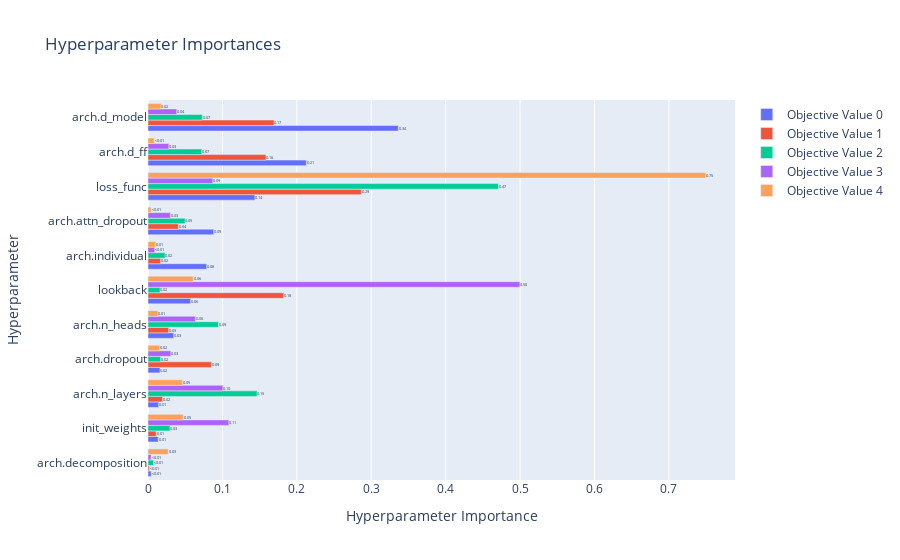

The code cell stored with this chart in its notebook:
### Code cell
# Skip the cells that are unnecesary as diagram plots or data update
train_nb = filter_nb(config.train_nb, ['skip'])

obj = create_objective(config.train_nb, config.search_space, 
                       extra_params=config.extra_params, use_wandb=True)
study = run_optuna_study(obj, study_type='bayesian', direction=val_metrics.get_study_directions(), path='./tmp',
                 study_name=config.study_name, n_trials=config.n_trials)

### Figure 1 — Plotly figure (JSON) as saved in the notebook; plotly's stock layout.template omitted (floating-point values rounded to 4 significant figures)
{"data": [{"cliponaxis": false, "hovertemplate": ["arch.decomposition (CategoricalDistribution): 0.004307372055927591<extra></extra>", "init_weights (CategoricalDistribution): 0.013675970076049091<extra></extra>", "arch.n_layers (IntUniformDistribution): 0.014330159142638091<extra></extra>", "arch.dropout (DiscreteUniformDistribution): 0.01613874214543264<extra></extra>", "arch.n_heads (CategoricalDistribution): 0.034505033703633496<extra></extra>", "lookback (CategoricalDistribution): 0.057226425605061824<extra></extra>", "arch.individual (CategoricalDistribution): 0.0788097577227416<extra></extra>", "arch.attn_dropout (DiscreteUniformDistribution): 0.08826027903179758<extra></extra>", "loss_func (CategoricalDistribution): 0.1436610948852547<extra></extra>", "arch.d_ff (IntUniformDistribution): 0.2127872409399423<extra></extra>", "arch.d_model (IntUniformDistribution): 0.33629792469152114<extra></extra>"], "name": "Objective Value 0", "orientation": "h", "text": ["<0.01", "0.01", "0.01", "0.02", "0.03", "0.06", "0.08", "0.09", "0.14", "0.21", "0.34"], "textposition": "outside", "type": "bar", "x": [0.004307, 0.01368, 0.01433, 0.01614, 0.03451, 0.05723, 0.07881, 0.08826, 0.1437, 0.2128, 0.3363], "y": ["arch.decomposition", "init_weights", "arch.n_layers", "arch.dropout", "arch.n_heads", "lookback", "arch.individual", "arch.attn_dropout", "loss_func", "arch.d_ff", "arch.d_model"]}, {"cliponaxis": false, "hovertemplate": ["arch.decomposition (CategoricalDistribution): 0.0018194529088735895<extra></extra>", "init_weights (CategoricalDistribution): 0.010981960643462657<extra></extra>", "arch.individual (CategoricalDistribution): 0.017042010711332573<extra></extra>", "arch.n_layers (IntUniformDistribution): 0.01947862838414165<extra></extra>", "arch.n_heads (CategoricalDistribution): 0.02780089082336653<extra></extra>", "arch.attn_dropout (DiscreteUniformDistribution): 0.04067472401804976<extra></extra>", "arch.dropout (DiscreteUniformDistribution): 0.08524467745233857<extra></extra>", "arch.d_ff (IntUniformDistribution): 0.1584998248084806<extra></extra>", "arch.d_model (IntUniformDistribution): 0.16941591604623976<extra></extra>", "lookback (CategoricalDistribution): 0.18240571727629595<extra></extra>", "loss_func (CategoricalDistribution): 0.2866361969274184<extra></extra>"], "name": "Objective Value 1", "orientation": "h", "text": ["<0.01", "0.01", "0.02", "0.02", "0.03", "0.04", "0.09", "0.16", "0.17", "0.18", "0.29"], "textposition": "outside", "type": "bar", "x": [0.001819, 0.01098, 0.01704, 0.01948, 0.0278, 0.04067, 0.08524, 0.1585, 0.1694, 0.1824, 0.2866], "y": ["arch.decomposition", "init_weights", "arch.individual", "arch.n_layers", "arch.n_heads", "arch.attn_dropout", "arch.dropout", "arch.d_ff", "arch.d_model", "lookback", "loss_func"]}, {"cliponaxis": false, "hovertemplate": ["arch.decomposition (CategoricalDistribution): 0.007300678342408633<extra></extra>", "lookback (CategoricalDistribution): 0.01614512205422764<extra></extra>", "arch.dropout (DiscreteUniformDistribution): 0.017059093425981716<extra></extra>", "arch.individual (CategoricalDistribution): 0.022886496586266552<extra></extra>", "init_weights (CategoricalDistribution): 0.029499835299538767<extra></extra>", "arch.attn_dropout (DiscreteUniformDistribution): 0.04975467582921941<extra></extra>", "arch.d_ff (IntUniformDistribution): 0.07231367899865791<extra></extra>", "arch.d_model (IntUniformDistribution): 0.07298485446003626<extra></extra>", "arch.n_heads (CategoricalDistribution): 0.09462152519691566<extra></extra>", "arch.n_layers (IntUniformDistribution): 0.1464714633502037<extra></extra>", "loss_func (CategoricalDistribution): 0.4709625764565436<extra></extra>"], "name": "Objective Value 2", "orientation": "h", "text": ["<0.01", "0.02", "0.02", "0.02", "0.03", "0.05", "0.07", "0.07", "0.09", "0.15", "0.47"], "textposition": "outside", "type": "bar", "x": [0.007301, 0.01615, 0.01706, 0.02289, 0.0295, 0.04975, 0.07231, 0.07298, 0.09462, 0.1465, 0.471], "y": ["arch.decomposition", "lookback", "arch.dropout", "arch.individual", "init_weights", "arch.attn_dropout", "arch.d_ff", "arch.d_model", "arch.n_heads", "arch.n_layers", "loss_func"]}, {"cliponaxis": false, "hovertemplate": ["arch.decomposition (CategoricalDistribution): 0.004009043505052729<extra></extra>", "arch.individual (CategoricalDistribution): 0.009015725887699015<extra></extra>", "arch.d_ff (IntUniformDistribution): 0.027948296952387448<extra></extra>", "arch.attn_dropout (DiscreteUniformDistribution): 0.03004900705026946<extra></extra>", "arch.dropout (DiscreteUniformDistribution): 0.030718819573705144<extra></extra>", "arch.d_model (IntUniformDistribution): 0.038623320049313<extra></extra>", "arch.n_heads (CategoricalDistribution): 0.06364219095079761<extra></extra>", "loss_func (CategoricalDistribution): 0.0871093667560538<extra></extra>", "arch.n_layers (IntUniformDistribution): 0.10053704187448972<extra></extra>", "init_weights (CategoricalDistribution): 0.10865618270194669<extra></extra>", "lookback (CategoricalDistribution): 0.4996910046982853<extra></extra>"], "name": "Objective Value 3", "orientation": "h", "text": ["<0.01", "<0.01", "0.03", "0.03", "0.03", "0.04", "0.06", "0.09", "0.10", "0.11", "0.50"], "textposition": "outside", "type": "bar", "x": [0.004009, 0.009016, 0.02795, 0.03005, 0.03072, 0.03862, 0.06364, 0.08711, 0.1005, 0.1087, 0.4997], "y": ["arch.decomposition", "arch.individual", "arch.d_ff", "arch.attn_dropout", "arch.dropout", "arch.d_model", "arch.n_heads", "loss_func", "arch.n_layers", "init_weights", "lookback"]}, {"cliponaxis": false, "hovertemplate": ["arch.attn_dropout (DiscreteUniformDistribution): 0.004066445845470849<extra></extra>", "arch.d_ff (IntUniformDistribution): 0.00831751509059545<extra></extra>", "arch.individual (CategoricalDistribution): 0.010243114839147248<extra></extra>", "arch.n_heads (CategoricalDistribution): 0.013347449398793483<extra></extra>", "arch.dropout (DiscreteUniformDistribution): 0.0157108568902164<extra></extra>", "arch.d_model (IntUniformDistribution): 0.01741672327689065<extra></extra>", "arch.decomposition (CategoricalDistribution): 0.027252073466491816<extra></extra>", "arch.n_layers (IntUniformDistribution): 0.04631545213119999<extra></extra>", "init_weights (CategoricalDistribution): 0.04725444707435516<extra></extra>", "lookback (CategoricalDistribution): 0.06071168216000291<extra></extra>", "loss_func (CategoricalDistribution): 0.7493642398268361<extra></extra>"], "name": "Objective Value 4", "orientation": "h", "text": ["<0.01", "<0.01", "0.01", "0.01", "0.02", "0.02", "0.03", "0.05", "0.05", "0.06", "0.75"], "textposition": "outside", "type": "bar", "x": [0.004066, 0.008318, 0.01024, 0.01335, 0.01571, 0.01742, 0.02725, 0.04632, 0.04725, 0.06071, 0.7494], "y": ["arch.attn_dropout", "arch.d_ff", "arch.individual", "arch.n_heads", "arch.dropout", "arch.d_model", "arch.decomposition", "arch.n_layers", "init_weights", "lookback", "loss_func"]}], "layout": {"title": {"text": "Hyperparameter Importances"}, "xaxis": {"title": {"text": "Hyperparameter Importance"}}, "yaxis": {"title": {"text": "Hyperparameter"}}}}
